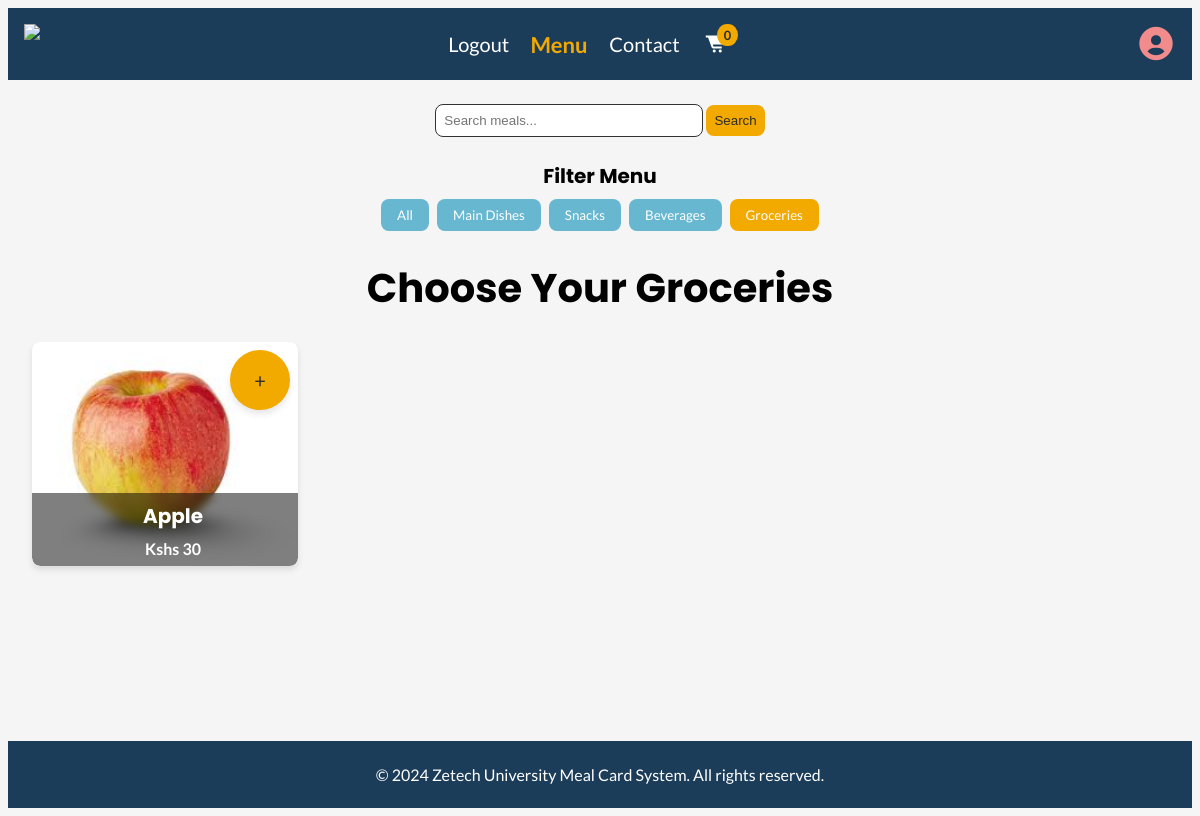
Screenshot of /groceries.php (signed in) with the database file from the repository.
### tables this page shows
CREATE TABLE `menu` (
  `meal_id` int(11) NOT NULL,
  `meal_title` varchar(255) NOT NULL,
  `meal_price` varchar(100) NOT NULL,
  `meal_category` varchar(100) NOT NULL,
  `date_created` timestamp NOT NULL DEFAULT current_timestamp(),
  `meal_img` varchar(255) NOT NULL
);

### groceries.php (the view, shortened to what this page needs)
<?php
include 'includes/config.php';
$groceries = $conn->query("SELECT meal_id AS id, meal_title AS title, meal_price AS price, meal_img AS img FROM menu WHERE meal_category = 'grocery'");
?>
<!DOCTYPE html>
<html lang="en">
<head>
    <link href='https://unpkg.com/boxicons@2.1.4/css/boxicons.min.css' rel='stylesheet'>
    <link rel="stylesheet" href="css/menu.css">
</head>
<body>
    <header class="header-menu">
        <nav class="nav-menu">
            <img src="assets/images/logo_name.png" class="nav-link" height="40rem" style="margin-right: auto;">
            <a href="logout.php" class="nav-link">Logout</a>
            <a href="menu.php" class="nav-link active-link">Menu</a>
            <a href="contact.php" class="nav-link">Contact</a>
            <a href="cart.php" class="nav-link"><i class='bx bxs-cart-alt'></i><sup>
                    <?php
                    $count = 0;
                    echo "$count";
                    ?>
                </sup></a>
            <a class="nav-link" href="profile.php" style="margin-left: auto;"><i class='bx bxs-user-circle' style="font-size: 2.5rem;color:var(--color-soft-coral)"></i></a>
        </nav>
    </header>
    <main class="menu-container">
        <div class="search-container">
            <form action="search.php" method="GET">
                <input type="text" name="search_term" placeholder="Search meals..." class="search-input" required>
                <button type="submit" name="search" class="search-button">Search</button>
            </form>
        </div>
        <div class="filter-container">
            <h2 class="filter-title">Filter Menu</h2>
            <div class="filter-buttons">
                <button class="filter-button" data-category="all"><a href="menu.php" style="text-decoration: none;color: inherit;">All</a></button>
                <button class="filter-button" data-category="main-dishes"><a href="main_dishes.php" style="text-decoration: none;color: inherit;">Main Dishes</a></button>
                <button class="filter-button" data-category="snacks"><a href="snacks.php" style="text-decoration: none;color: inherit;">Snacks</a></button>
                <button class="filter-button" data-category="beverages"><a href="beverages.php" style="text-decoration: none;color: inherit;">Beverages</a></button>
                <button class="filter-button active" data-category="groceries"><a href="groceries.php" style="text-decoration: none;color: inherit;">Groceries</a></button>
            </div>
        </div>
        <h1 class="menu-title">Choose Your Groceries</h1>
        <?php if ($groceries->num_rows > 0): ?>
            <div class="grid-container">
                <?php while ($item = $groceries->fetch_assoc()): ?>
                    <div class="menu-card">
                        <a href="groceries.php?add_to_cart=<?php echo htmlspecialchars($item['id']); ?>" style="text-decoration: none;">
                            <div class="add-to-cart">
                                <span class="plus-sign">+</span>
                            </div>
                        </a>
                        <div class="menu-image-container">
                            <img src="admin/uploads/images/<?php echo htmlspecialchars($item['img']); ?>" alt="<?php echo htmlspecialchars($item['title']); ?>" class="menu-image">
                            <div class="menu-item-info">
                                <h2 class="menu-item-title"><?php echo htmlspecialchars($item['title']); ?></h2>
                                <p class="menu-item-price">Kshs <?php echo htmlspecialchars($item['price']); ?></p>
                            </div>
                        </div>
                    </div>
                <?php endwhile; ?>
            </div>
        <?php else: ?>
            <p class="no-meals-message">Sorry, there are no groceries available at the moment. Please check back later!</p>
        <?php endif; ?>
    </main>
    <footer class="footer-menu">
        <p>&copy; 2024 Zetech University Meal Card System. All rights reserved.</p>
    </footer>
</body>
</html>

### rows the page displays
menu: meal_img (picture), meal_title "Apple", meal_price "30"

### other values shown
$count "0"
